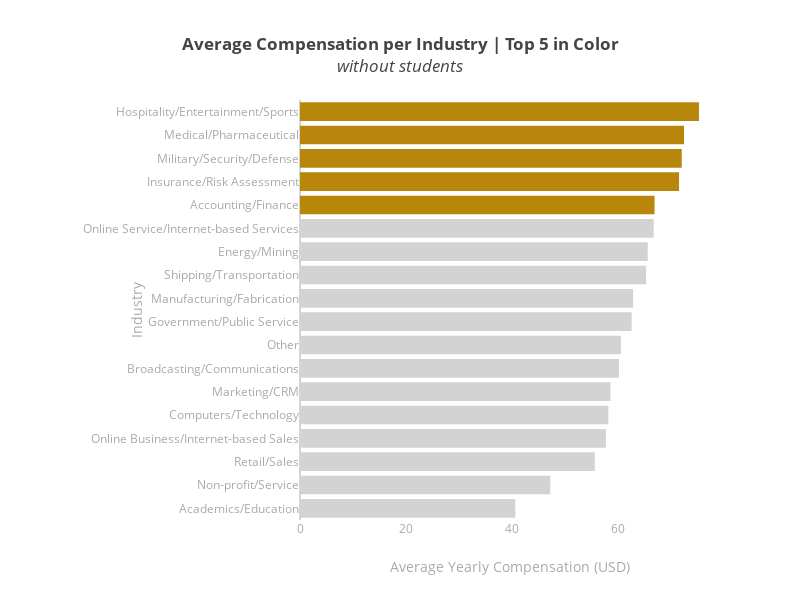

Notebook source saved alongside this figure:
### Markdown cell above
### Which industry should you target?
If you concentrate your efforts on some industry specific problems you'll eventually get hired by them. Bellow we show the top 5 industries, and their average yearly compensation, compared to all others sectors. Choose wisely!

### Code cell
# Calculates compensation per industry
barplot = personal_data[not_student_mask].groupby(['employer_industry'], as_index=False)['yearly_compensation_numerical'].mean()

# Flags the top 5 industries to add color
barplot['best_industries'] = (barplot.employer_industry == 'Medical/Pharmaceutical') | \
                             (barplot.employer_industry == 'Insurance/Risk Assessment') | \
                             (barplot.employer_industry == 'Military/Security/Defense') | \
                             (barplot.employer_industry == 'Hospitality/Entertainment/Sports') | \
                             (barplot.employer_industry == 'Accounting/Finance')

barplot.columns = ['y', 'x', 'best_industries']
barplot = barplot.sort_values(by='x', ascending=True)
barplot['color'] = barplot.best_industries.apply(lambda x: 'darkgoldenrod' if x else 'a')

title_text = ['<b>Average Compensation per Industry | Top 5 in Color</b><br><i>without students</i>', 'Average Yearly Compensation (USD)', 'Industry']
annotations = []

generate_barplot(title_text, annotations, orient='h', lmarg=300, h=600)

### Figure 1 — Plotly figure (JSON) as saved in the notebook; plotly's stock layout.template omitted (floating-point values rounded to 4 significant figures)
{"data": [{"marker": {"color": "lightgray"}, "name": "lightgray", "orientation": "h", "type": "bar", "x": [40.57, 47.16, 55.55, 57.64, 58.11, 58.51, 60.1, 60.46, 62.49, 62.76, 65.22, 65.53, 66.65], "y": ["Academics/Education", "Non-profit/Service", "Retail/Sales", "Online Business/Internet-based Sales", "Computers/Technology", "Marketing/CRM", "Broadcasting/Communications", "Other", "Government/Public Service", "Manufacturing/Fabrication", "Shipping/Transportation", "Energy/Mining", "Online Service/Internet-based Services"]}, {"marker": {"color": "darkgoldenrod"}, "name": "darkgoldenrod", "orientation": "h", "type": "bar", "x": [66.81, 71.42, 71.93, 72.36, 75.18], "y": ["Accounting/Finance", "Insurance/Risk Assessment", "Military/Security/Defense", "Medical/Pharmaceutical", "Hospitality/Entertainment/Sports"]}], "layout": {"height": 600, "margin": {"l": 300}, "showlegend": false, "title": {"text": "<b>Average Compensation per Industry | Top 5 in Color</b><br><i>without students</i>"}, "width": 800, "xaxis": {"color": "#AAAAAA", "showgrid": false, "title": {"font": {"color": "#AAAAAA"}, "text": "Average Yearly Compensation (USD)"}}, "yaxis": {"color": "#AAAAAA", "showgrid": false, "title": {"font": {"color": "#AAAAAA"}, "text": "Industry"}}}}
